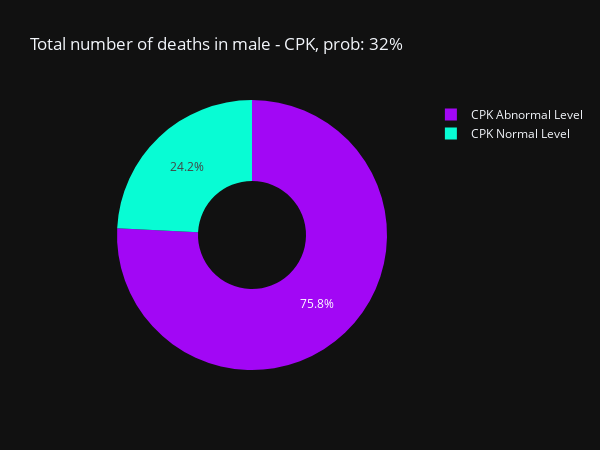

Notebook code cell kept with this figure:
### Code cell
normal_cpk_level_male = df[(df['creatinine_phosphokinase'] >= 10) & 
                        (df['creatinine_phosphokinase'] <= 120) & (df.sex == 1)]

abnormal_cpk_level_male = df[(df['creatinine_phosphokinase'] < 10) | 
                          (df['creatinine_phosphokinase'] > 120) & (df.sex == 1)]
labels = ['CPK Normal Level', 'CPK Abnormal Level']

values = [len(normal_cpk_level_male[normal_cpk_level_male['DEATH_EVENT'] == 1]),
          len(abnormal_cpk_level_male[abnormal_cpk_level_male['DEATH_EVENT'] == 1])]
total_deaths = len(normal_cpk_level_male[normal_cpk_level_male['DEATH_EVENT'] == 1]) + len(abnormal_cpk_level_male[abnormal_cpk_level_male['DEATH_EVENT'] == 1])
death_prob = round((total_deaths / len(df[(df.sex == 1)].index)) * 100)
colors = ["#08fcd4", "#a207f5"]
fig = go.Figure()

fig.add_trace(go.Pie(labels=labels, values=values, 
                                hole=.4, marker_colors=colors))

fig.update_layout(
    title_text=f'Total number of deaths in male - CPK, prob: {death_prob}% ',
    template = 'plotly_dark',
    width=600, 
    height=450
)

### Figure 1 — Plotly figure (JSON) as saved in the notebook; plotly's stock layout.template omitted (floating-point values rounded to 4 significant figures)
{"data": [{"hole": 0.4, "labels": ["CPK Normal Level", "CPK Abnormal Level"], "marker": {"colors": ["#08fcd4", "#a207f5"]}, "type": "pie", "values": [15, 47]}], "layout": {"height": 450, "title": {"text": "Total number of deaths in male - CPK, prob: 32% "}, "width": 600}}
